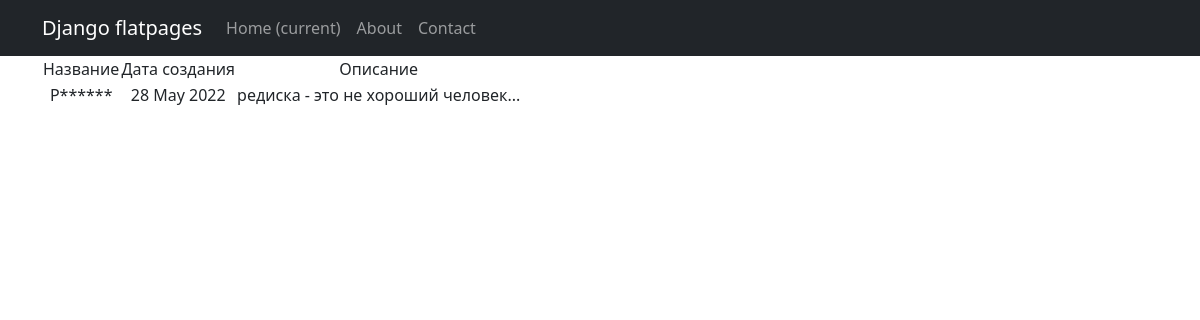
Screenshot of /news/3 with the database file from the repository.
### newapp/models.py (models this page shows, shortened)
class Post(models.Model):
    author = models.ForeignKey(Author, on_delete=models.CASCADE)
    NEWS = 'NW'
    ARTICLE = 'AR'
    CATEGORY_CHOICES = (
        (NEWS, "новость"),
        (ARTICLE, "статья")
    )
    categoryType = models.CharField(max_length=2, choices=CATEGORY_CHOICES, default=ARTICLE)
    dateCreation = models.DateTimeField(auto_now_add=True)
    postCategory = models.ManyToManyField(Category, through='PostCategory')
    title = models.CharField(max_length=128)
    text = models.TextField()
    rating = models.SmallIntegerField(default=0)

### newapp/views.py (the view)
# urls.py: path('<int:pk>', PostDetail.as_view(),name='post_detail'),
class PostDetail(DetailView):
    model = Post
    template_name = 'New.html'
    context_object_name = 'New'

### newapp/templatetags/custom_filters.py (called while the page is built)
@register.filter()
def censor(text):
    Cens_word = ["Редиска"]
    low = text.lower()
    for i in Cens_word:
        if i.find(low):
            low = text.replace(i[1:], "*" * (len(i) -1))
    return f'{low}'

### templates/New.html (shortened to what this page needs)
{% extends 'flatpages/default.html' %}
{% load custom_filters %}
{% load custom_tags %}
{% block content %}
    <table>
            <tr>
                <td>Название</td>
                 <td>Дата создания</td>
            <td>Описание</td>
        </tr>
    <tr>
        <td>{{ New.title|truncatechars:20|censor }}</td>
        <td>{{ New.dateCreation|date:'d M Y' }}</td>
        <td>{{ New.text }}</td>
    </tr>
</table>
{% endblock content %}

### rows the page displays
Post: title|censor "Р******", dateCreation "28 May 2022", text "редиска - это не хороший человек..."
